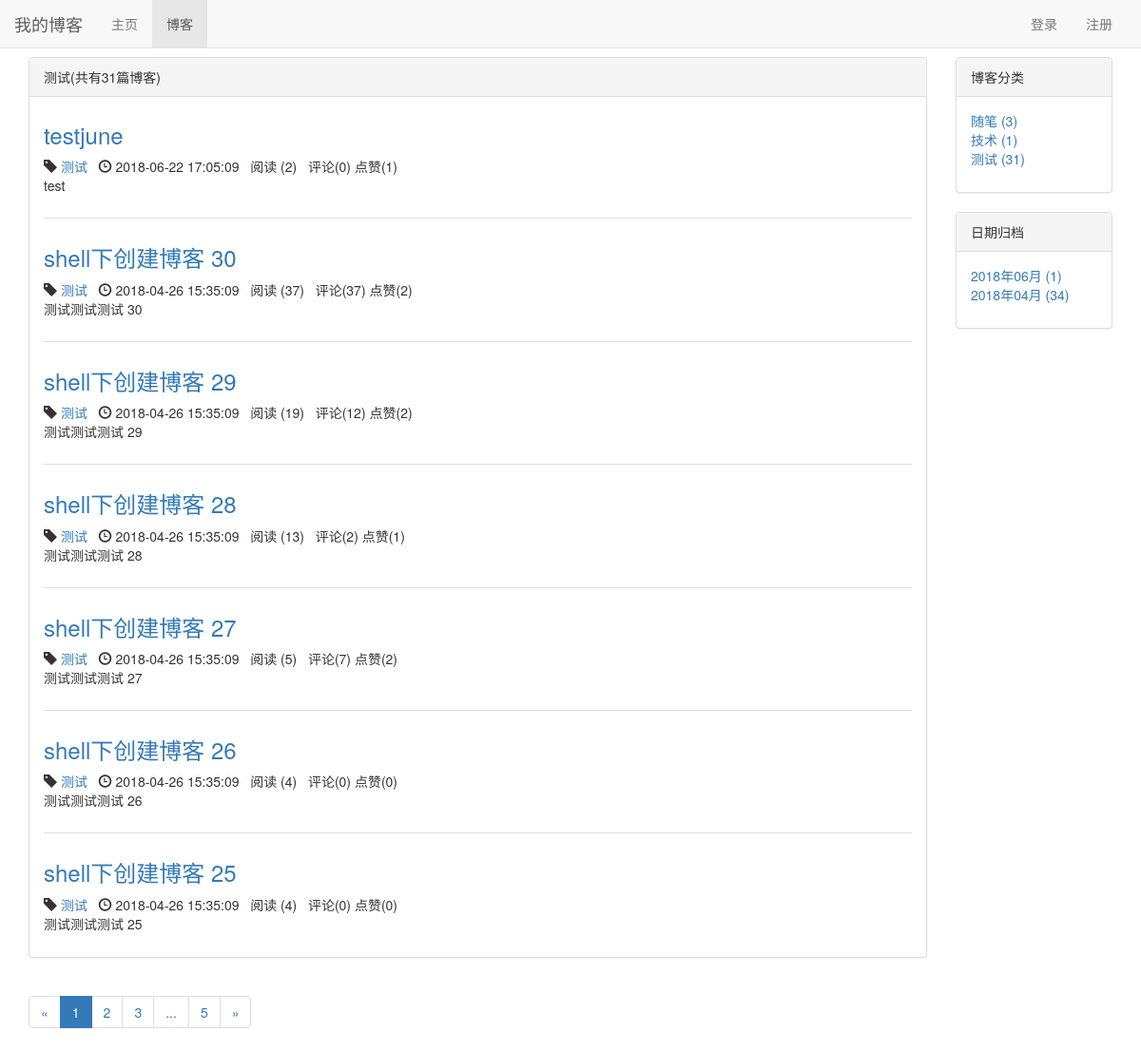
Before: /blog/type/4 with the older database file.
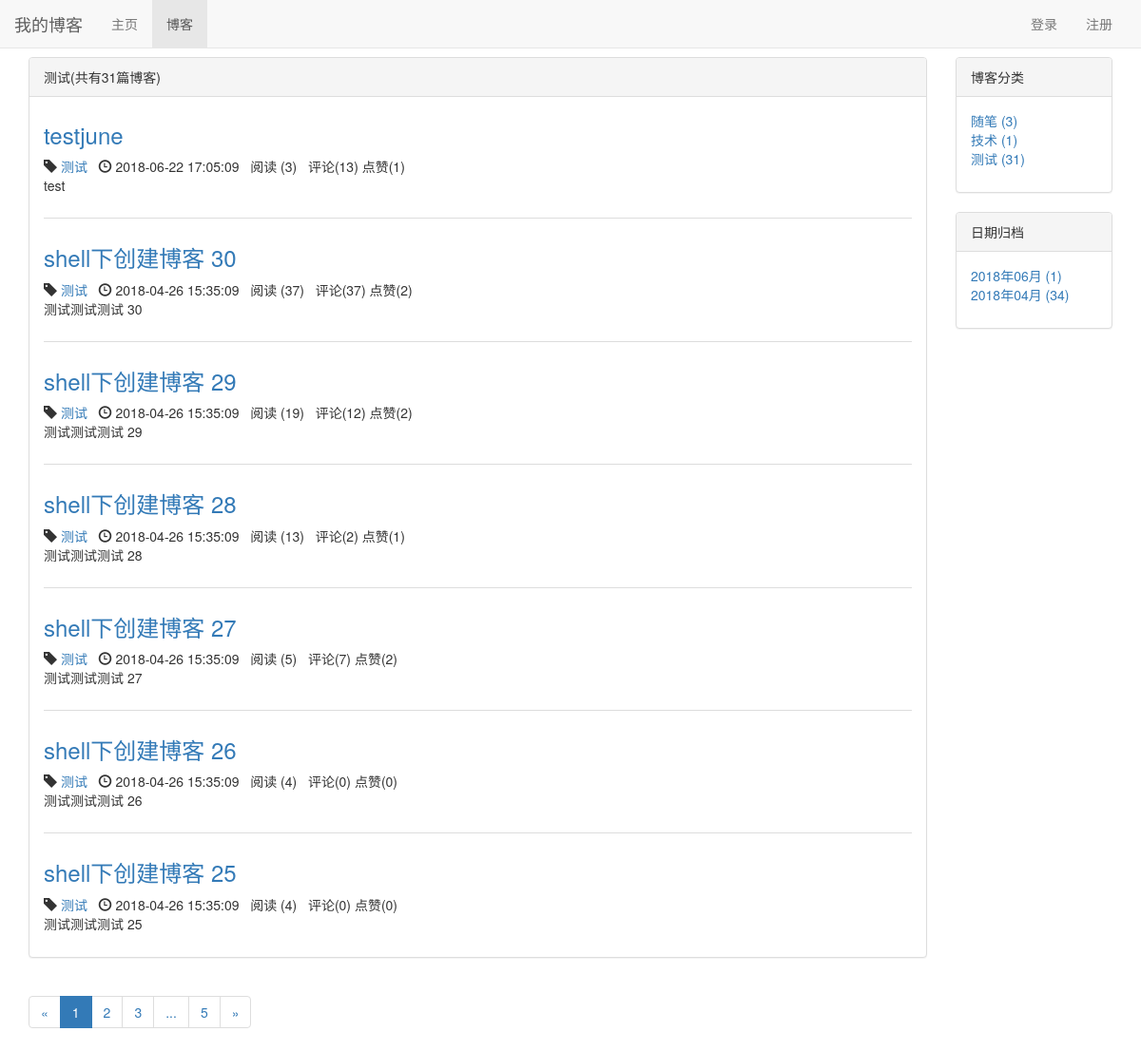
After: the same page with the newer database file.
### myblog/models.py (models this page shows, shortened)
class Blog(models.Model,ReadNumExpandMethod):
    title = models.CharField(max_length=50)
    blog_type = models.ForeignKey(BlogType, on_delete=models.CASCADE)
    content = RichTextUploadingField()
    author = models.ForeignKey(User, on_delete=models.CASCADE)
    read_details = GenericRelation(ReadDetail)
    created_time = models.DateTimeField(auto_now_add=True)
    last_updated_time = models.DateTimeField(auto_now=True)
    class Meta:
        ordering = ['-created_time']

class BlogType(models.Model):
    type_name = models.CharField(max_length=15)
    def __str__(self):
        return self.type_name

### read_count/models.py (models this page shows)
class ReadNum(models.Model):
	read_num = models.IntegerField(default=0)
	content_type = models.ForeignKey(ContentType, on_delete=models.CASCADE)
	object_id = models.PositiveIntegerField()
	content_object = GenericForeignKey('content_type', 'object_id')

### likes/models.py (models this page shows)
class LikeCount(models.Model):
	content_type = models.ForeignKey(ContentType, on_delete=models.CASCADE)
	object_id = models.PositiveIntegerField()
	content_object = GenericForeignKey('content_type', 'object_id')
	liked_num = models.IntegerField(default=0)

### myblog/views.py (the view)
# urls.py: path('type/<int:blog_type_pk>', views.blogs_with_type, name='blogs_with_type'),
def blogs_with_type(request, blog_type_pk):
    blog_type = get_object_or_404(BlogType, pk=blog_type_pk)
    blogs_all_list = Blog.objects.filter(blog_type =blog_type)
    context = get_blog_list_common_data(request, blogs_all_list)
    context['blog_type'] = blog_type
    return render(request, 'myblog/blogs_with_type.html', context)

### comment/templatetags/comment_tags.py (called while the page is built)
@register.simple_tag
def get_comment_count(obj):
	content_type = ContentType.objects.get_for_model(obj)
	return Comment.objects.filter(content_type=content_type, object_id=obj.pk).count()

### likes/templatetags/like_tags.py (called while the page is built)
@register.simple_tag
def get_like_count(obj):
	content_type = ContentType.objects.get_for_model(obj)
	like_count, created = LikeCount.objects.get_or_create(content_type=content_type, object_id=obj.pk)
	return like_count.liked_num

### read_count/models.py (called while the page is built)
	def get_read_num(self):
		try:
			ct = ContentType.objects.get_for_model(self)
			readnum = ReadNum.objects.get(content_type=ct, object_id=self.pk)
			return readnum.read_num
		except exceptions.ObjectDoesNotExist:
			return 0

### user/context_processors.py (called while the page is built)
def login_modal_form(request):
    return {'login_modal_form': LoginForm()}

### myblog/templates/myblog/blogs_with_type.html (shortened to what this page needs)
{% extends 'myblog/blog_list.html' %}
{% block blog_list_title %}{{ blog_type.type_name }}(共有{{ page_of_blogs.paginator.count }}篇博客){% endblock %}

### myblog/templates/myblog/blog_list.html (shortened to what the changed rows need)
{% extends 'base.html' %}
{% load staticfiles %}
{% load comment_tags %}
{% load like_tags %}
{% block header_extends %}
    <link rel="stylesheet" href="{% static 'myblog/blog.css' %}">
{% endblock %}
{% block content %}
    <div class="container">
        <div class="row">
            <div class="col-xs-12 col-sm-8 col-md-9 col-lg-10">
                <div class="panel panel-default">
                    <div class="panel-body">
                        {% for blog in blogs %}
                            <div class="blog">
                                <h3><a href="{% url 'blog_detail' blog.pk %}">{{ blog.title }}</a></h3>
                                <p class="blog-info">
                                    <span class="glyphicon glyphicon-tag"></span> <a href="{% url 'blogs_with_type' blog.blog_type.pk %}">{{ blog.blog_type }}</a>&nbsp;&nbsp;
                                    <span class="glyphicon glyphicon-time"></span> {{ blog.created_time|date:"Y-m-d H:i:s" }}&nbsp;&nbsp;
                                    阅读 ({{ blog.get_read_num }})&nbsp;&nbsp;
                                    评论({% get_comment_count blog %})
                                    点赞({% get_like_count blog %})
                                </p>
                                <p>{{ blog.content|striptags|truncatechars:120 }}</p>
                            </div>
                        {% empty %}
                            <div class="blog">
                                <P>暂无博客，敬请期待</P>
                            </div>
                        {% endfor %}
                    </div>
                </div>
            </div>
        </div>
    </div>
{% endblock %}

Changed rows visible on the page:
changed through a linked row, Blog "testjune": get_read_num "2" → "3"; id "0" → "13"
